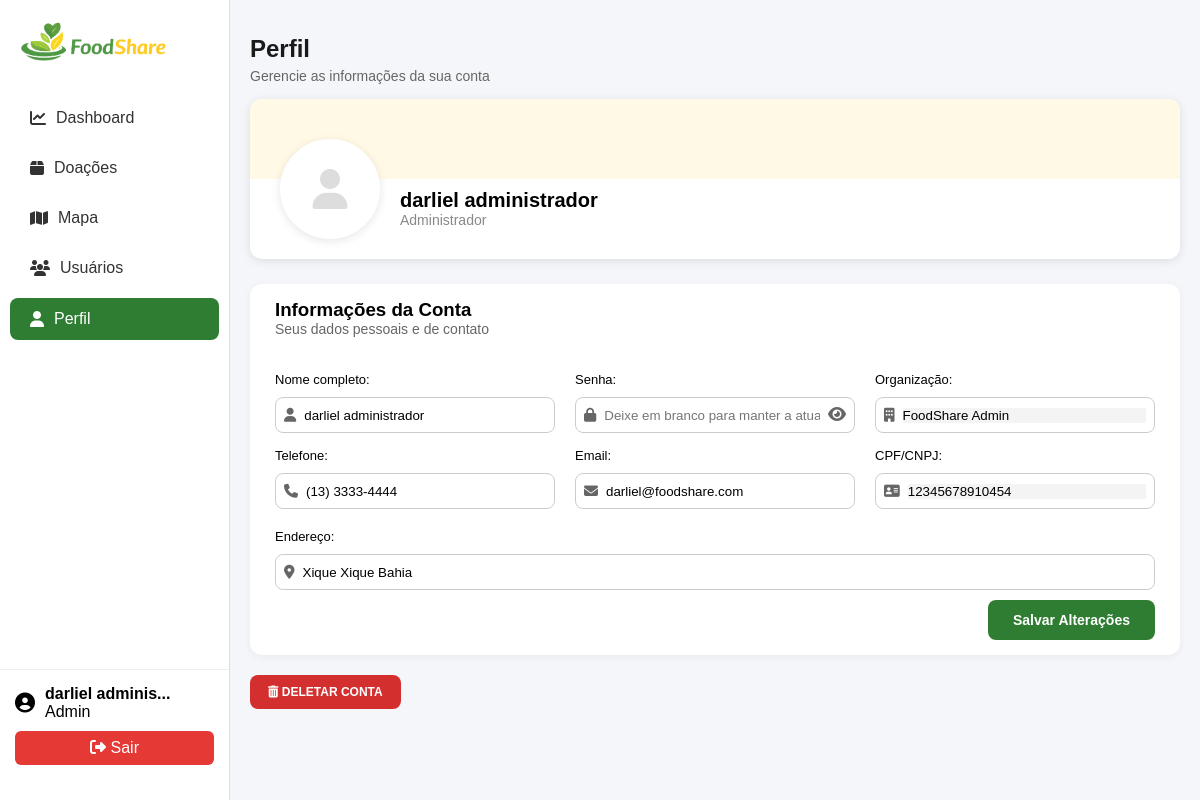
Page /View/perfil.php (signed in) on the committed database.
### tables this page shows
CREATE TABLE `usuarios` (
  `id` int(11) NOT NULL,
  `nome` varchar(100) NOT NULL,
  `email` varchar(100) NOT NULL,
  `senha` varchar(255) NOT NULL,
  `tipo` enum('doador','instituicao','admin') DEFAULT 'doador',
  `endereco` varchar(150) DEFAULT NULL,
  `telefone` varchar(20) DEFAULT NULL,
  `criado_em` timestamp NOT NULL DEFAULT current_timestamp()
);

### Model/BuscarUsuarios.php (called while the page is built, shortened)
<?php
class BuscarUsuarios {
    public function buscarUsuarioPorId($id) {
        $conexao = new ConexaoBD();
        $pdo = $conexao->conectar();
        $sql = "
            SELECT
                u.nome, u.email, u.tipo, u.telefone, u.endereco,
                COALESCE(d.cpf_cnpj, i.cnpj, '') AS documento,
                CASE
                    WHEN u.tipo = 'admin' THEN 'FoodShare Admin'
                    WHEN u.tipo = 'instituicao' THEN COALESCE(i.area_atuacao, 'Instituição')
                    WHEN u.tipo = 'doador' AND d.tipo_doador = 'empresa' THEN 'Empresa'
                    WHEN u.tipo = 'doador' AND d.tipo_doador = 'pessoa_fisica' THEN 'Pessoa Física'
                    ELSE 'Não informada'
                END AS organizacao
            FROM usuarios u
            LEFT JOIN doadores d ON u.id = d.usuario_id
            LEFT JOIN instituicoes i ON u.id = i.usuario_id
            WHERE u.id = :id
        ";
        $stmt = $pdo->prepare($sql);
        $stmt->execute([':id' => $id]);
        return $stmt->fetch(PDO::FETCH_ASSOC);
    }
}
?>

### View/perfil.php (the view, shortened to what this page needs)
<?php
require '../Model/BuscarUsuarios.php';
$usuario_id = $_SESSION['user']['id'];
$model = new BuscarUsuarios();
$dadosUsuario = $model->buscarUsuarioPorId($usuario_id);
$tipoVisual = 'Desconhecido';
if ($dadosUsuario['tipo'] === 'admin') $tipoVisual = 'Administrador';
?>
<!DOCTYPE html>
<html lang="pt-br">
<head>
    <link rel="stylesheet" href="../css/style.css">
    <link rel="stylesheet" href="https://cdnjs.cloudflare.com/ajax/libs/font-awesome/6.5.0/css/all.min.css">
</head>
<body>
    <?php require_once '../includes/sidebar.php';?>
    <main class="dashboard">
        <header class="perfil-header">
            <h1>Perfil</h1>
            <p class="subtitle-perfil">Gerencie as informações da sua conta</p>
        </header>
        <section class="card-box profile-banner-card">
            <div class="banner-color"></div>
            <div class="profile-info-wrapper">
                <div class="profile-avatar">
                    <i class="fa-solid fa-user"></i>
                </div>
                <div class="profile-text">
                    <h2><?= htmlspecialchars($dadosUsuario['nome']); ?></h2>
                    <p><?= htmlspecialchars($tipoVisual); ?></p>
                </div>
            </div>
        </section>
        <section class="card-box profile-details-form">
            <h3>Informações da Conta</h3>
            <p class="subtitle" style="text-align: left; margin-bottom: 25px;">Seus dados pessoais e de contato</p>
            <form action="../Controller/AtualizarPerfilController.php" method="POST">
                <div class="form-grid">
                    <div class="form-control">
                        <label>Nome completo:</label>
                        <div class="input-group">
                            <span class="icon"><i class="fa-solid fa-user"></i></span>
                            <input type="text" name="nome" value="<?= htmlspecialchars($dadosUsuario['nome']); ?>" required>
                        </div>
                    </div>
                    <div class="form-control">
                        <label>Senha:</label>
                        <div class="input-group">
                            <span class="icon"><i class="fa-solid fa-lock"></i></span>
                            <input type="password" name="senha" id="senha" placeholder="Deixe em branco para manter a atual">
                            <span type="button" class="toggle-password" onclick="toggleSenha()">
                                <i class="fa-solid fa-eye" id="iconeSenha"></i>
                            </span>
                        </div>
                    </div>
                    <div class="form-control">
                        <label>Organização:</label>
                        <div class="input-group">
                            <span class="icon"><i class="fa-solid fa-building"></i></span>
                            <input type="text" name="organizacao" value="<?= htmlspecialchars($dadosUsuario['organizacao']); ?>" readonly style="background: #f4f4f4;">
                        </div>
                    </div>
                    <div class="form-control">
                        <label>Telefone:</label>
                        <div class="input-group">
                            <span class="icon"><i class="fa-solid fa-phone"></i></span>
                            <input type="text" name="telefone" value="<?= htmlspecialchars($dadosUsuario['telefone']); ?>">
                        </div>
                    </div>
                    <div class="form-control">
                        <label>Email:</label>
                        <div class="input-group">
                            <span class="icon"><i class="fa-solid fa-envelope"></i></span>
                            <input type="email" name="email" id="email" value="<?= htmlspecialchars($dadosUsuario['email']); ?>" required>
                        </div>
                    </div>
                    <div class="form-control">
                        <label>CPF/CNPJ:</label>
                        <div class="input-group">
                            <span class="icon"><i class="fa-solid fa-address-card"></i></span>
                            <input type="text" name="documento" id="documento"
                            value="<?= htmlspecialchars($dadosUsuario['documento']); ?>"
                            readonly style="background: #f4f4f4;">
                        </div>
                    </div>
                    <div class="form-control full-width">
                        <label>Endereço:</label>
                        <div class="input-group">
                            <span class="icon"><i class="fa-solid fa-location-dot"></i></span>
                            <input type="text" name="endereco" value="<?= htmlspecialchars($dadosUsuario['endereco']); ?>">
                        </div>
                    </div>
                </div>
                <div class="form-actions">
                    <button type="submit" class="btn-perfil" style="border:none; cursor:pointer; padding: 10px 25px;">
                        Salvar Alterações
                    </button>
                </div>
            </form>
        </section>
        <div class="danger-zone">
            <a href="../Controller/ExcluirMinhaContaController.php" class="btn-delete" style="text-decoration: none; display: inline-block; text-align: center;" onclick="return confirm('Tem certeza que deseja excluir sua conta? Esta ação apaga TODAS as suas doações e não pode ser desfeita.')">
                <i class="fa-solid fa-trash-can"></i> DELETAR CONTA
            </a>
        </div>
    </main>
</body>
</html>

### css/style.css (style rules this page uses)
* { margin: 0; padding: 0; box-sizing: border-box; }
body { font-family: Arial, Helvetica, sans-serif; background-color: #f2f2f2; }
label { display: block; font-size: 13px; margin: 10px 0 5px; }
.subtitle { font-size: 13px; color: #666; margin-bottom: 20px; text-align: center; }
.input-group { display: flex; align-items: center; border: 1px solid #ccc; border-radius: 8px; padding: 8px; margin-top: 5px; }
.input-group input { border: none; outline: none; width: 100%; }
.icon { margin-right: 8px; }
.icon i { color: #666; font-size: 14px; }
.toggle-password { cursor: pointer; margin-left: 8px; }
.toggle-password i { color: #666; }
.card-box { background: #fff; width: 100%; padding: 20px; border-radius: 12px; box-shadow: 0 2px 8px rgba(0,0,0,0.05); overflow: hidden; }
body { background-color: #f5f6fa; }
.dashboard { margin-left: 230px; padding: 20px; width: calc(100% - 230px); box-sizing: border-box; }
.dashboard h1 { margin-bottom: 5px; }
.dashboard .subtitle { margin-bottom: 20px; color: #666; font-size: 14px; text-align: left; }
.btn-delete { background-color: #e53935; color: #fff; border: none; padding: 6px 10px; border-radius: 6px; cursor: pointer; font-size: 12px; display: flex; align-items: center; gap: 5px; }
.perfil-header { margin: 15px 0px; }
.perfil-header h1 { font-size: 24px; color: #1a1a1a; }
.subtitle-perfil { color: #666; font-size: 14px; }
.profile-banner-card { padding: 0; overflow: hidden; margin-bottom: 25px; box-shadow: 0 2px 10px rgba(0,0,0,0.1); }
.profile-details-form { padding: 0px 25px; padding-top: 15px; padding-bottom: 15px; }
.banner-color { height: 80px; background-color: #fff9e6; }
.profile-info-wrapper { display: flex; padding: 0 30px 20px 30px; margin-top: -40px; gap: 20px; }
.profile-avatar { width: 100px; height: 100px; background: #fff; border-radius: 50%; display: flex; align-items: center; justify-content: center; font-size: 40px; color: #ddd; box-shadow: 0 2px 10px rgba(0,0,0,0.1); border: 4px solid #fff; }
.profile-text h2 { font-size: 20px; margin-top: 50px; }
.profile-text p { color: #888; font-size: 14px; }
.btn-perfil { display: inline-flex; align-items: center; gap: 8px; padding: 8px 16px; font-size: 14px; font-weight: 600; color: #fff; background-color: #2e7d32; border: 1.5px solid #2e7d32; border-radius: 8px; cursor: pointer; transition: all 0.3s ease; height: 40px; }
.form-grid { display: grid; grid-template-columns: repeat(3, 1fr); gap: 5px 20px; }
.full-width { grid-column: span 3; }
.form-actions { display: flex; justify-content: flex-end; margin-top: 30px; }
.form-control { display: flex; flex-direction: column; width: 100%; }
.danger-zone { margin-top: 20px; }
.btn-delete { background-color: #d32f2f; color: #fff; padding: 10px 18px; border-radius: 8px; font-weight: bold; font-size: 12px; cursor: pointer; transition: 0.3s; border: none; }
.form-actions { display: flex; align-items: center; gap: 10px; margin-top: 10px; }

### rows in the picture
usuarios: nome "darliel administrador", tipo "Administrador", telefone "(13) 3333-4444", email "darliel@foodshare.com", endereco "Xique Xique Bahia"

### other values in the picture
mb_strimwidth($_SESSION['user']['nome'] ?? 'Usuário', 0, 18, '...') "darliel adminis..."
$_SESSION['user']['tipo'] "Admin"
